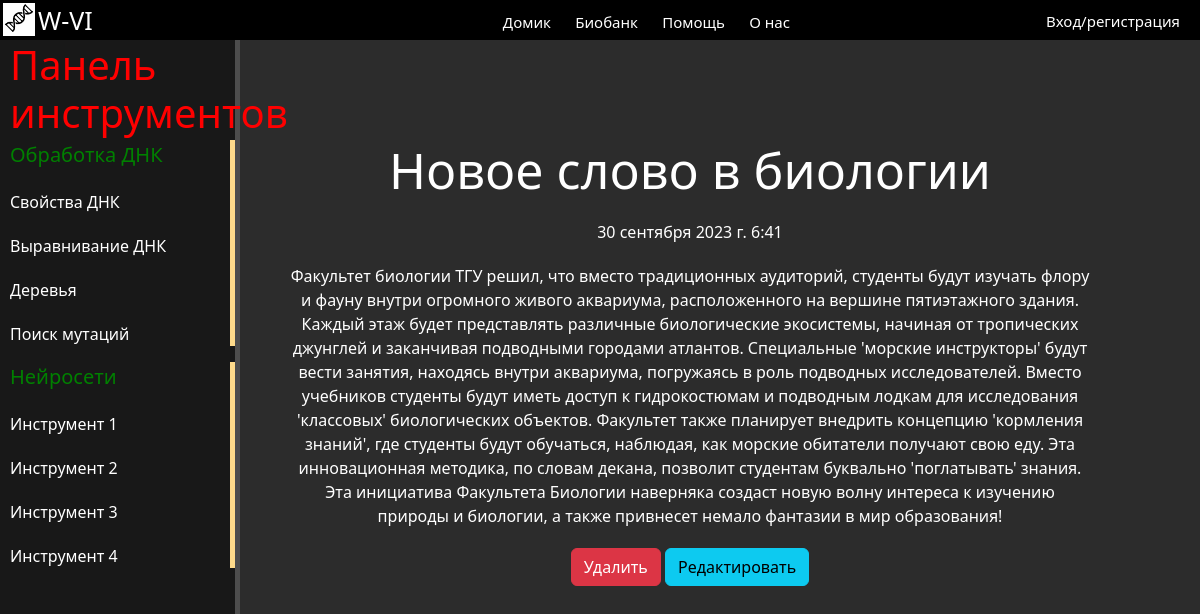
The page /news/2 on the database its author committed.
### news/models.py (models this page shows, shortened)
class Articles(models.Model): #Обязательное наследование разных типов полей
    title = models.CharField('Название', max_length=50, default='')
    anons = models.CharField('Анонс', max_length=250, default='')
    text = models.TextField('Текст', default='')
    date = models.DateTimeField('Дата публикации')
    class Meta:
        verbose_name = 'Новость'
        verbose_name_plural = 'Новости'

### news/views.py (the view)
# urls.py: path('<int:pk>', views.NewsDetailView.as_view(), name='news_detail'),
class NewsDetailView(DetailView):
    model = Articles
    template_name = 'news/details_view.html'
    context_object_name = 'article'

### news/templates/news/details_view.html (shortened to what this page needs)
{% extends 'main/layout.html' %}
{% block content %}
    <div class="features">
        <h1>{{ article.title }} </h1>
        <p>{{ article.date }}</p>
        <p>{{ article.text }}</p>
        <a href="{% url 'news_delete' article.id %}" class="btn btn-danger">Удалить</a>
        <a href="{% url 'news_update' article.id %}" class="btn btn-info">Редактировать</a>
    </div>
{% endblock %}

### main/static/main/css/main.css (style rules this page uses)
body { background: #2c2c2c; }
main .features { float: left; color: #fff; margin-top: 100px; text-align: center; width: 75%; }
main .features h1 { font-size: 50px }
main .features p { max-width: 800px; margin: 20px auto; text-align: center; }

### main/templates/main/layout.html (style rules this page uses)
a { text-decoration: none; }

### rows shown on the page
Articles: title "Новое слово в биологии", date "30 сентября 2023 г. 6:41", text "Факультет биологии ТГУ решил, что вместо традиционных аудиторий, студенты будут изучать флору и фауну внутри огромного живого аквариума, расположенного на вершине пятиэтажного здания. Каждый этаж будет представлять различные биологические экосистемы, начиная от тропических джунглей и заканчивая подводными городами атлантов. Специальные 'морские инструкторы' будут вести занятия, находясь внутри аквариума, погружаясь в роль подводных исследователей. Вместо учебников студенты будут иметь доступ к гидрокостюмам и подводным лодкам для исследования 'классовых' биологических объектов. Факультет также планирует внедрить концепцию 'кормления знаний', где студенты будут обучаться, наблюдая, как…"
